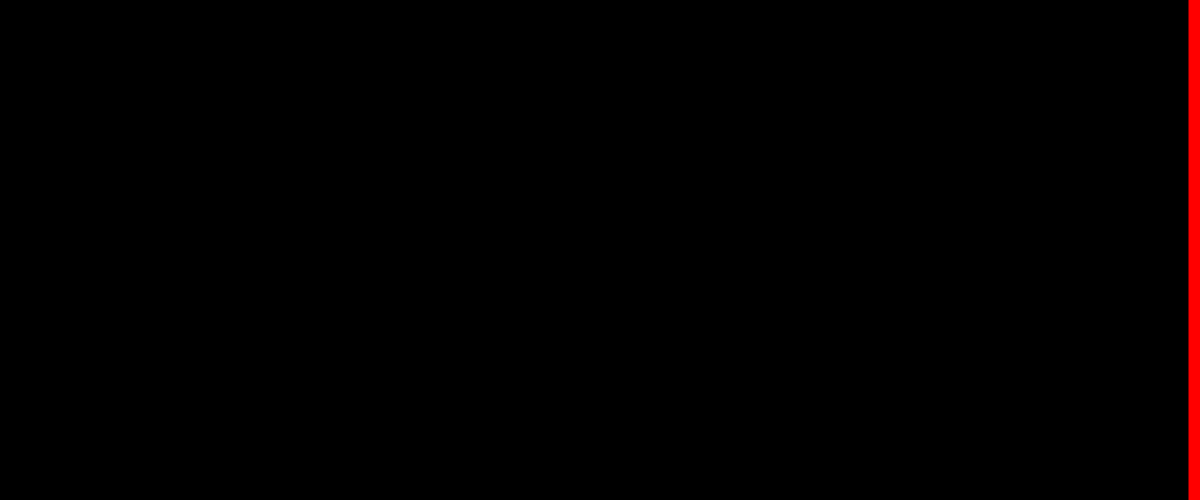
Frame 1 (no input)
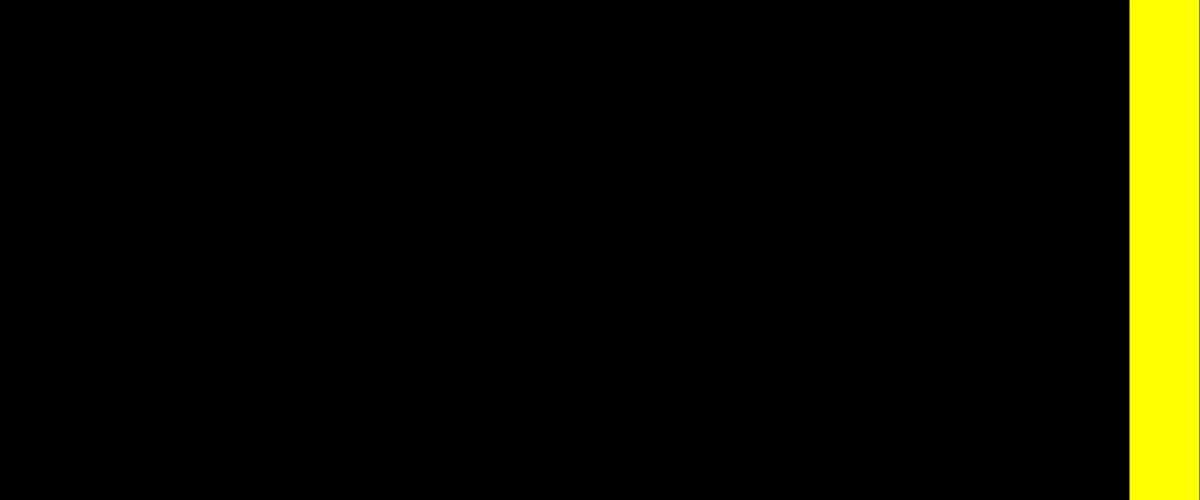
Frame 60 (the mouse pressed at the canvas centre just before this capture)
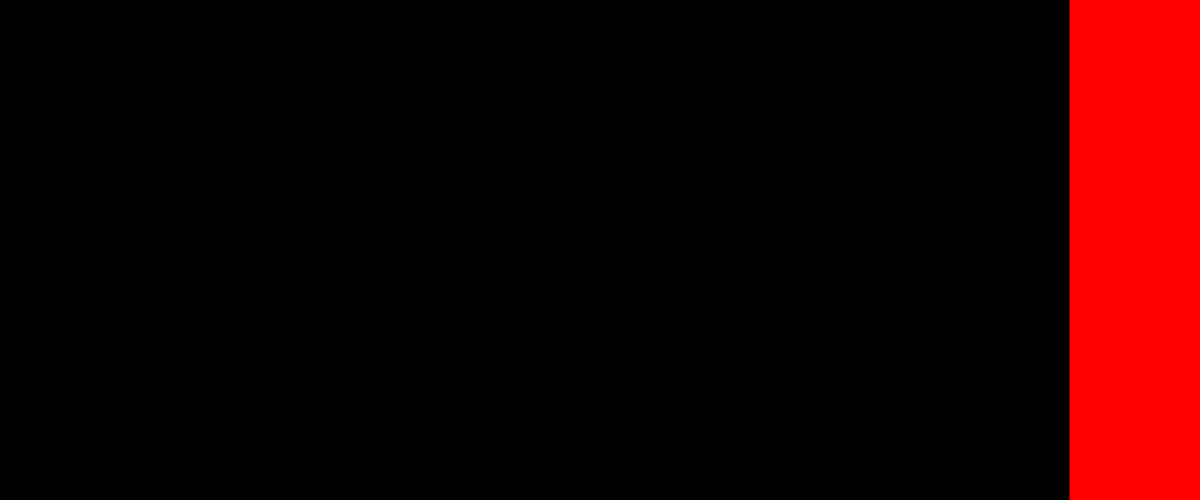
Frame 120 (the mouse held since frame 60 and released just before this capture)

The Processing sketch that drew these frames (run headless with seeded random() and noise(); from frame 60 on, the mouse is pressed at the canvas centre):

// Processing sketch: rainbow_lines
// ── rainbow_lines.pde
ArrayList<Line> lines = new ArrayList<Line>();
Line prevLine;
void setup()
{
  size(1200,500);
  lines.add(new Line());
  //frameRate(30);
  prevLine = lines.get(0);
}

//each line continuously moves
//set most recently created line to prevLine
//when prevLine xpos = width-12, create a new line and set it to prevLine

color[] colors = { 
    color(255, 0, 0), //red
    color(255, 255, 0), //yellow
    color(0, 255, 0), //green
    color(0, 50, 255)//blue
    };
    
    int colorIndex = 0;
    
void draw(){
  background(0);
  for(int i = 0; i < lines.size(); i++)
  { 
    
    lines.get(i).display();
    lines.get(i).move();
    if(lines.get(i).x1 == width-24)
    {
      lines.add(new Line(colors[colorIndex]));//set new line color to current color index
      if(colorIndex == colors.length-1)
      {
        colorIndex = 0;
      }
      else
      {
       colorIndex++; 
      }
      prevLine = lines.get(i);
    }
  }
  
}

// ── Line.pde
class Line {
  
  color c;
  int red = 255;
  int green = 0;
  int blue = 0;
  float x1 = width;
  float y1 = 0;
  float x2 = width;
  float y2 = height;
  float xspeed;
  
  
  
  Line() {//default red
    strokeWeight(24); 
    c = color(255, 0, 0);
    stroke(c);
    xspeed = 1;
  }
  
 Line(color aColor) {
    strokeWeight(24);
    c = color(aColor);
    stroke(c);
    xspeed = 1;
  }
  
  void display() {
     line(x1, y1, x2, y2);
  }
  
  void move() {
    x1 -= xspeed;
    x2 -= xspeed;
    if(x1 == 0)
    {
     x1 = width;
     x2 = width;
    }
  }
  
}
